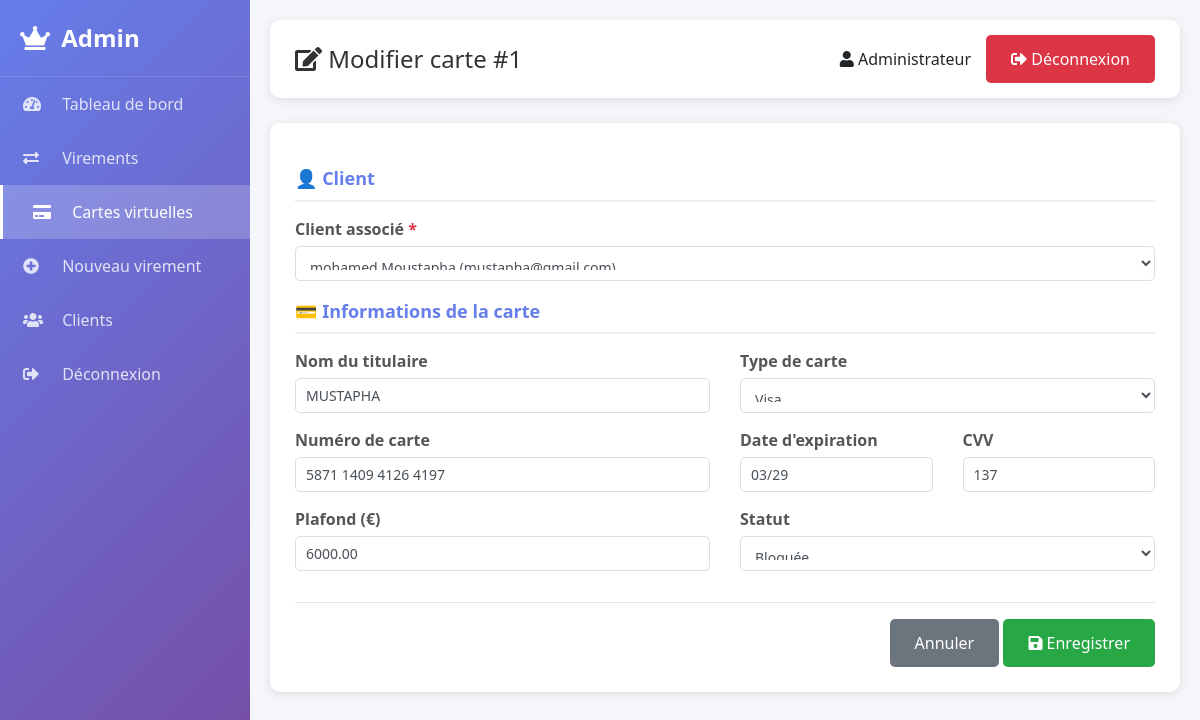
The page /admin-modifier-carte.php?id=1 (signed in) on the database as committed earlier.
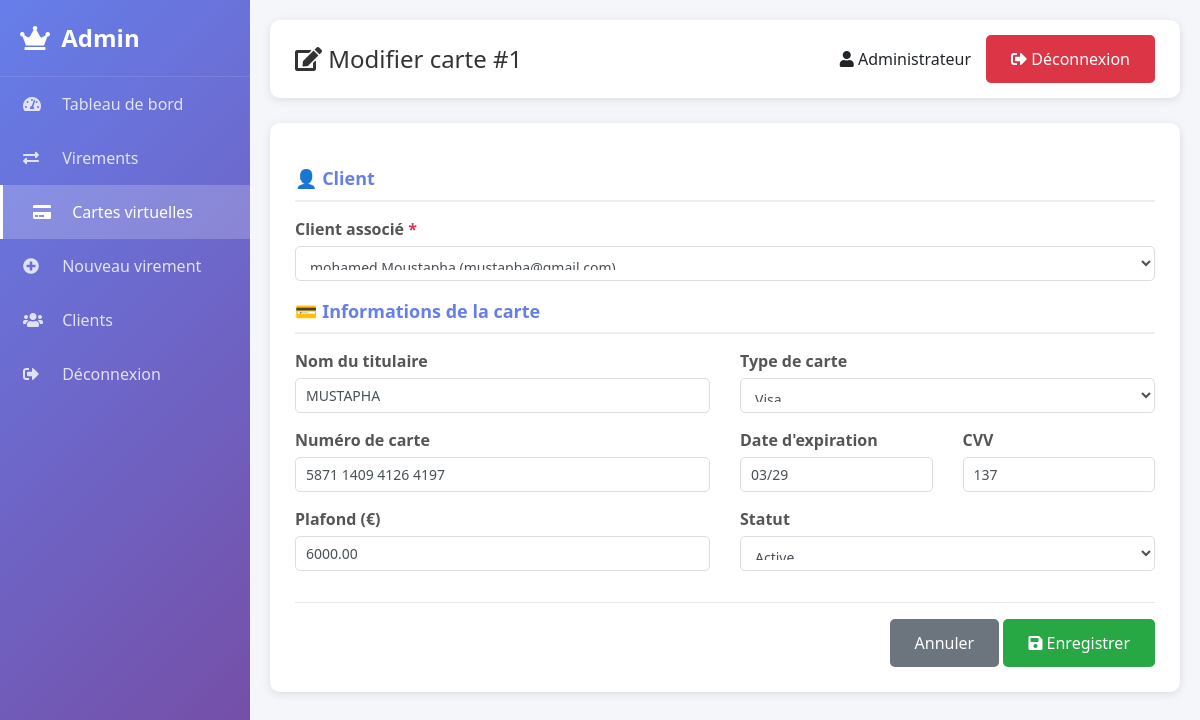
The same page on the database as committed later.
### tables this page shows
CREATE TABLE IF NOT EXISTS `cartes_virtuelles` (
  `id` int NOT NULL AUTO_INCREMENT,
  `user_id` int NOT NULL,
  `numero_carte` varchar(19) NOT NULL,
  `date_expiration` varchar(7) NOT NULL,
  `cvv` varchar(3) NOT NULL,
  `nom_titulaire` varchar(100) NOT NULL,
  `type_carte` varchar(20) DEFAULT 'Visa',
  `plafond` decimal(10,2) DEFAULT '5000.00',
  `statut` varchar(20) DEFAULT 'active',
  `date_creation` datetime DEFAULT CURRENT_TIMESTAMP,
  PRIMARY KEY (`id`),
  UNIQUE KEY `numero_carte` (`numero_carte`),
  KEY `user_id` (`user_id`)
);

CREATE TABLE IF NOT EXISTS `utilisateurs` (
  `id` int NOT NULL AUTO_INCREMENT,
  `nom` varchar(100) NOT NULL,
  `prenom` varchar(100) NOT NULL,
  `email` varchar(150) NOT NULL,
  `telephone` varchar(20) DEFAULT NULL,
  `mot_de_passe` varchar(255) NOT NULL,
  `date_inscription` timestamp NULL DEFAULT CURRENT_TIMESTAMP,
  `role` varchar(20) DEFAULT 'client',
  `pays` varchar(100) DEFAULT 'USA',
  PRIMARY KEY (`id`),
  UNIQUE KEY `email` (`email`)
);

### admin-modifier-carte.php (the view, shortened to what the changed rows need)
<?php
require_once 'config.php';
$id = $_GET['id'] ?? 0;
try {
    $stmt = $pdo->prepare("SELECT * FROM cartes_virtuelles WHERE id = ?");
    $stmt->execute([$id]);
    $carte = $stmt->fetch();
} catch (Exception $e) {
    header("Location: admin-cartes.php?error=db");
    exit;
}
try {
    $clients = $pdo->query("SELECT id, nom, prenom, email FROM utilisateurs WHERE role != 'admin' ORDER BY nom, prenom")->fetchAll();
} catch (Exception $e) {
    $clients = [];
}
?>
<!DOCTYPE html>
<html lang="fr">
<head>
    <link rel="stylesheet" href="https://stackpath.bootstrapcdn.com/bootstrap/4.5.2/css/bootstrap.min.css">
    <link rel="stylesheet" href="https://cdnjs.cloudflare.com/ajax/libs/font-awesome/5.15.3/css/all.min.css">
</head>
<body>
    <div class="main-content">
        <div class="admin-header">
            <h2><i class="fas fa-edit"></i> Modifier carte #<?= $id ?></h2>
        </div>
        <div class="form-card">
            <form method="POST">
                <div class="form-group">
                    <label>Client associé <span class="text-danger">*</span></label>
                    <select name="user_id" class="form-control" required>
                        <?php foreach ($clients as $client): ?>
                            <option value="<?= $client['id'] ?>" <?= $client['id'] == $carte['user_id'] ? 'selected' : '' ?>>
                                <?= htmlspecialchars($client['prenom'] . ' ' . $client['nom'] . ' (' . $client['email'] . ')') ?>
                            </option>
                        <?php endforeach; ?>
                    </select>
                </div>
                <div class="row">
                    <div class="col-md-6">
                        <div class="form-group">
                            <label>Nom du titulaire</label>
                            <input type="text" name="nom_titulaire" class="form-control" value="<?= htmlspecialchars($carte['nom_titulaire']) ?>" required>
                        </div>
                    </div>
                    <div class="col-md-6">
                        <div class="form-group">
                            <label>Type de carte</label>
                            <select name="type_carte" class="form-control">
                                <option value="Visa" <?= $carte['type_carte'] == 'Visa' ? 'selected' : '' ?>>Visa</option>
                            </select>
                        </div>
                    </div>
                </div>
                <div class="row">
                    <div class="col-md-6">
                        <div class="form-group">
                            <label>Numéro de carte</label>
                            <input type="text" name="numero_carte" class="form-control" value="<?= htmlspecialchars($carte['numero_carte']) ?>" required>
                        </div>
                    </div>
                    <div class="col-md-3">
                        <div class="form-group">
                            <label>Date d'expiration</label>
                            <input type="text" name="date_expiration" class="form-control" value="<?= $carte['date_expiration'] ?>" required>
                        </div>
                    </div>
                    <div class="col-md-3">
                        <div class="form-group">
                            <label>CVV</label>
                            <input type="text" name="cvv" class="form-control" value="<?= $carte['cvv'] ?>" required maxlength="3">
                        </div>
                    </div>
                </div>
                <div class="row">
                    <div class="col-md-6">
                        <div class="form-group">
                            <label>Plafond (€)</label>
                            <input type="number" step="0.01" name="plafond" class="form-control" value="<?= $carte['plafond'] ?>" required>
                        </div>
                    </div>
                    <div class="col-md-6">
                        <div class="form-group">
                            <label>Statut</label>
                            <select name="statut" class="form-control">
                                <option value="active" <?= $carte['statut'] == 'active' ? 'selected' : '' ?>>Active</option>
                                <option value="bloquee" <?= $carte['statut'] == 'bloquee' ? 'selected' : '' ?>>Bloquée</option>
                            </select>
                        </div>
                    </div>
                </div>
            </form>
        </div>
    </div>
</body>
</html>

Rows that differ between the two databases and show on the page:
changed cartes_virtuelles "MUSTAPHA": statut "Bloquée" → "Active"
